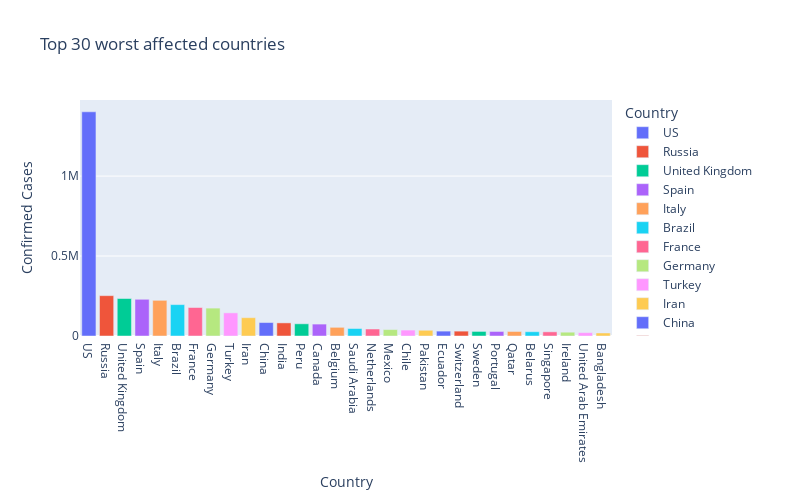

Notebook cell for this chart:
### Markdown cell above
<font color='Brown'><b> 
    
## Confirmed cases

### Code cell
def bar_chart(n):
    fig=px.bar(
        sorted_country_df1.head(n),
        x = "country",
        y = "confirmed",
        title= "Top " + str(n) + " worst affected countries", # the axis names
        color='country', 
        height=500,
        width=800,
        labels={'country':'Country', 'confirmed': 'Confirmed Cases'}
        )
    fig.show();

interact(bar_chart, n=30)

ipywLayout = widgets.Layout(border='solid 2px green')
ipywLayout.display='none'
widgets.VBox([fig], layout=ipywLayout)

### Figure 1 — Plotly figure (JSON) as saved in the notebook; plotly's stock layout.template omitted (floating-point values rounded to 4 significant figures)
{"data": [{"alignmentgroup": "True", "hovertemplate": "Country=%{x}<br>Confirmed Cases=%{y}<extra></extra>", "legendgroup": "US", "marker": {"color": "#636efa"}, "name": "US", "offsetgroup": "US", "orientation": "v", "showlegend": true, "textposition": "auto", "type": "bar", "x": ["US"], "xaxis": "x", "y": [1401948], "yaxis": "y"}, {"alignmentgroup": "True", "hovertemplate": "Country=%{x}<br>Confirmed Cases=%{y}<extra></extra>", "legendgroup": "Russia", "marker": {"color": "#EF553B"}, "name": "Russia", "offsetgroup": "Russia", "orientation": "v", "showlegend": true, "textposition": "auto", "type": "bar", "x": ["Russia"], "xaxis": "x", "y": [252245], "yaxis": "y"}, {"alignmentgroup": "True", "hovertemplate": "Country=%{x}<br>Confirmed Cases=%{y}<extra></extra>", "legendgroup": "United Kingdom", "marker": {"color": "#00cc96"}, "name": "United Kingdom", "offsetgroup": "United Kingdom", "orientation": "v", "showlegend": true, "textposition": "auto", "type": "bar", "x": ["United Kingdom"], "xaxis": "x", "y": [234431], "yaxis": "y"}, {"alignmentgroup": "True", "hovertemplate": "Country=%{x}<br>Confirmed Cases=%{y}<extra></extra>", "legendgroup": "Spain", "marker": {"color": "#ab63fa"}, "name": "Spain", "offsetgroup": "Spain", "orientation": "v", "showlegend": true, "textposition": "auto", "type": "bar", "x": ["Spain"], "xaxis": "x", "y": [229540], "yaxis": "y"}, {"alignmentgroup": "True", "hovertemplate": "Country=%{x}<br>Confirmed Cases=%{y}<extra></extra>", "legendgroup": "Italy", "marker": {"color": "#FFA15A"}, "name": "Italy", "offsetgroup": "Italy", "orientation": "v", "showlegend": true, "textposition": "auto", "type": "bar", "x": ["Italy"], "xaxis": "x", "y": [223096], "yaxis": "y"}, {"alignmentgroup": "True", "hovertemplate": "Country=%{x}<br>Confirmed Cases=%{y}<extra></extra>", "legendgroup": "Brazil", "marker": {"color": "#19d3f3"}, "name": "Brazil", "offsetgroup": "Brazil", "orientation": "v", "showlegend": true, "textposition": "auto", "type": "bar", "x": ["Brazil"], "xaxis": "x", "y": [196375], "yaxis": "y"}, {"alignmentgroup": "True", "hovertemplate": "Country=%{x}<br>Confirmed Cases=%{y}<extra></extra>", "legendgroup": "France", "marker": {"color": "#FF6692"}, "name": "France", "offsetgroup": "France", "orientation": "v", "showlegend": true, "textposition": "auto", "type": "bar", "x": ["France"], "xaxis": "x", "y": [178184], "yaxis": "y"}, {"alignmentgroup": "True", "hovertemplate": "Country=%{x}<br>Confirmed Cases=%{y}<extra></extra>", "legendgroup": "Germany", "marker": {"color": "#B6E880"}, "name": "Germany", "offsetgroup": "Germany", "orientation": "v", "showlegend": true, "textposition": "auto", "type": "bar", "x": ["Germany"], "xaxis": "x", "y": [174478], "yaxis": "y"}, {"alignmentgroup": "True", "hovertemplate": "Country=%{x}<br>Confirmed Cases=%{y}<extra></extra>", "legendgroup": "Turkey", "marker": {"color": "#FF97FF"}, "name": "Turkey", "offsetgroup": "Turkey", "orientation": "v", "showlegend": true, "textposition": "auto", "type": "bar", "x": ["Turkey"], "xaxis": "x", "y": [144749], "yaxis": "y"}, {"alignmentgroup": "True", "hovertemplate": "Country=%{x}<br>Confirmed Cases=%{y}<extra></extra>", "legendgroup": "Iran", "marker": {"color": "#FECB52"}, "name": "Iran", "offsetgroup": "Iran", "orientation": "v", "showlegend": true, "textposition": "auto", "type": "bar", "x": ["Iran"], "xaxis": "x", "y": [114533], "yaxis": "y"}, {"alignmentgroup": "True", "hovertemplate": "Country=%{x}<br>Confirmed Cases=%{y}<extra></extra>", "legendgroup": "China", "marker": {"color": "#636efa"}, "name": "China", "offsetgroup": "China", "orientation": "v", "showlegend": true, "textposition": "auto", "type": "bar", "x": ["China"], "xaxis": "x", "y": [84025], "yaxis": "y"}, {"alignmentgroup": "True", "hovertemplate": "Country=%{x}<br>Confirmed Cases=%{y}<extra></extra>", "legendgroup": "India", "marker": {"color": "#EF553B"}, "name": "India", "offsetgroup": "India", "orientation": "v", "showlegend": true, "textposition": "auto", "type": "bar", "x": ["India"], "xaxis": "x", "y": [81990], "yaxis": "y"}, {"alignmentgroup": "True", "hovertemplate": "Country=%{x}<br>Confirmed Cases=%{y}<extra></extra>", "legendgroup": "Peru", "marker": {"color": "#00cc96"}, "name": "Peru", "offsetgroup": "Peru", "orientation": "v", "showlegend": true, "textposition": "auto", "type": "bar", "x": ["Peru"], "xaxis": "x", "y": [76306], "yaxis": "y"}, {"alignmentgroup": "True", "hovertemplate": "Country=%{x}<br>Confirmed Cases=%{y}<extra></extra>", "legendgroup": "Canada", "marker": {"color": "#ab63fa"}, "name": "Canada", "offsetgroup": "Canada", "orientation": "v", "showlegend": true, "textposition": "auto", "type": "bar", "x": ["Canada"], "xaxis": "x", "y": [74444], "yaxis": "y"}, {"alignmentgroup": "True", "hovertemplate": "Country=%{x}<br>Confirmed Cases=%{y}<extra></extra>", "legendgroup": "Belgium", "marker": {"color": "#FFA15A"}, "name": "Belgium", "offsetgroup": "Belgium", "orientation": "v", "showlegend": true, "textposition": "auto", "type": "bar", "x": ["Belgium"], "xaxis": "x", "y": [54288], "yaxis": "y"}, {"alignmentgroup": "True", "hovertemplate": "Country=%{x}<br>Confirmed Cases=%{y}<extra></extra>", "legendgroup": "Saudi Arabia", "marker": {"color": "#19d3f3"}, "name": "Saudi Arabia", "offsetgroup": "Saudi Arabia", "orientation": "v", "showlegend": true, "textposition": "auto", "type": "bar", "x": ["Saudi Arabia"], "xaxis": "x", "y": [46869], "yaxis": "y"}, {"alignmentgroup": "True", "hovertemplate": "Country=%{x}<br>Confirmed Cases=%{y}<extra></extra>", "legendgroup": "Netherlands", "marker": {"color": "#FF6692"}, "name": "Netherlands", "offsetgroup": "Netherlands", "orientation": "v", "showlegend": true, "textposition": "auto", "type": "bar", "x": ["Netherlands"], "xaxis": "x", "y": [43680], "yaxis": "y"}, {"alignmentgroup": "True", "hovertemplate": "Country=%{x}<br>Confirmed Cases=%{y}<extra></extra>", "legendgroup": "Mexico", "marker": {"color": "#B6E880"}, "name": "Mexico", "offsetgroup": "Mexico", "orientation": "v", "showlegend": true, "textposition": "auto", "type": "bar", "x": ["Mexico"], "xaxis": "x", "y": [40186], "yaxis": "y"}, {"alignmentgroup": "True", "hovertemplate": "Country=%{x}<br>Confirmed Cases=%{y}<extra></extra>", "legendgroup": "Chile", "marker": {"color": "#FF97FF"}, "name": "Chile", "offsetgroup": "Chile", "orientation": "v", "showlegend": true, "textposition": "auto", "type": "bar", "x": ["Chile"], "xaxis": "x", "y": [37040], "yaxis": "y"}, {"alignmentgroup": "True", "hovertemplate": "Country=%{x}<br>Confirmed Cases=%{y}<extra></extra>", "legendgroup": "Pakistan", "marker": {"color": "#FECB52"}, "name": "Pakistan", "offsetgroup": "Pakistan", "orientation": "v", "showlegend": true, "textposition": "auto", "type": "bar", "x": ["Pakistan"], "xaxis": "x", "y": [35788], "yaxis": "y"}, {"alignmentgroup": "True", "hovertemplate": "Country=%{x}<br>Confirmed Cases=%{y}<extra></extra>", "legendgroup": "Ecuador", "marker": {"color": "#636efa"}, "name": "Ecuador", "offsetgroup": "Ecuador", "orientation": "v", "showlegend": true, "textposition": "auto", "type": "bar", "x": ["Ecuador"], "xaxis": "x", "y": [30486], "yaxis": "y"}, {"alignmentgroup": "True", "hovertemplate": "Country=%{x}<br>Confirmed Cases=%{y}<extra></extra>", "legendgroup": "Switzerland", "marker": {"color": "#EF553B"}, "name": "Switzerland", "offsetgroup": "Switzerland", "orientation": "v", "showlegend": true, "textposition": "auto", "type": "bar", "x": ["Switzerland"], "xaxis": "x", "y": [30463], "yaxis": "y"}, {"alignmentgroup": "True", "hovertemplate": "Country=%{x}<br>Confirmed Cases=%{y}<extra></extra>", "legendgroup": "Sweden", "marker": {"color": "#00cc96"}, "name": "Sweden", "offsetgroup": "Sweden", "orientation": "v", "showlegend": true, "textposition": "auto", "type": "bar", "x": ["Sweden"], "xaxis": "x", "y": [28582], "yaxis": "y"}, {"alignmentgroup": "True", "hovertemplate": "Country=%{x}<br>Confirmed Cases=%{y}<extra></extra>", "legendgroup": "Portugal", "marker": {"color": "#ab63fa"}, "name": "Portugal", "offsetgroup": "Portugal", "orientation": "v", "showlegend": true, "textposition": "auto", "type": "bar", "x": ["Portugal"], "xaxis": "x", "y": [28319], "yaxis": "y"}, {"alignmentgroup": "True", "hovertemplate": "Country=%{x}<br>Confirmed Cases=%{y}<extra></extra>", "legendgroup": "Qatar", "marker": {"color": "#FFA15A"}, "name": "Qatar", "offsetgroup": "Qatar", "orientation": "v", "showlegend": true, "textposition": "auto", "type": "bar", "x": ["Qatar"], "xaxis": "x", "y": [28272], "yaxis": "y"}, {"alignmentgroup": "True", "hovertemplate": "Country=%{x}<br>Confirmed Cases=%{y}<extra></extra>", "legendgroup": "Belarus", "marker": {"color": "#19d3f3"}, "name": "Belarus", "offsetgroup": "Belarus", "orientation": "v", "showlegend": true, "textposition": "auto", "type": "bar", "x": ["Belarus"], "xaxis": "x", "y": [26772], "yaxis": "y"}, {"alignmentgroup": "True", "hovertemplate": "Country=%{x}<br>Confirmed Cases=%{y}<extra></extra>", "legendgroup": "Singapore", "marker": {"color": "#FF6692"}, "name": "Singapore", "offsetgroup": "Singapore", "orientation": "v", "showlegend": true, "textposition": "auto", "type": "bar", "x": ["Singapore"], "xaxis": "x", "y": [26098], "yaxis": "y"}, {"alignmentgroup": "True", "hovertemplate": "Country=%{x}<br>Confirmed Cases=%{y}<extra></extra>", "legendgroup": "Ireland", "marker": {"color": "#B6E880"}, "name": "Ireland", "offsetgroup": "Ireland", "orientation": "v", "showlegend": true, "textposition": "auto", "type": "bar", "x": ["Ireland"], "xaxis": "x", "y": [23827], "yaxis": "y"}, {"alignmentgroup": "True", "hovertemplate": "Country=%{x}<br>Confirmed Cases=%{y}<extra></extra>", "legendgroup": "United Arab Emirates", "marker": {"color": "#FF97FF"}, "name": "United Arab Emirates", "offsetgroup": "United Arab Emirates", "orientation": "v", "showlegend": true, "textposition": "auto", "type": "bar", "x": ["United Arab Emirates"], "xaxis": "x", "y": [21084], "yaxis": "y"}, {"alignmentgroup": "True", "hovertemplate": "Country=%{x}<br>Confirmed Cases=%{y}<extra></extra>", "legendgroup": "Bangladesh", "marker": {"color": "#FECB52"}, "name": "Bangladesh", "offsetgroup": "Bangladesh", "orientation": "v", "showlegend": true, "textposition": "auto", "type": "bar", "x": ["Bangladesh"], "xaxis": "x", "y": [18863], "yaxis": "y"}], "layout": {"barmode": "relative", "height": 500, "legend": {"title": {"text": "Country"}, "tracegroupgap": 0}, "title": {"text": "Top 30 worst affected countries"}, "width": 800, "xaxis": {"anchor": "y", "categoryarray": ["US", "Russia", "United Kingdom", "Spain", "Italy", "Brazil", "France", "Germany", "Turkey", "Iran", "China", "India", "Peru", "Canada", "Belgium", "Saudi Arabia", "Netherlands", "Mexico", "Chile", "Pakistan", "Ecuador", "Switzerland", "Sweden", "Portugal", "Qatar", "Belarus", "Singapore", "Ireland", "United Arab Emirates", "Bangladesh"], "categoryorder": "array", "domain": [0, 1], "title": {"text": "Country"}}, "yaxis": {"anchor": "x", "domain": [0, 1], "title": {"text": "Confirmed Cases"}}}}
